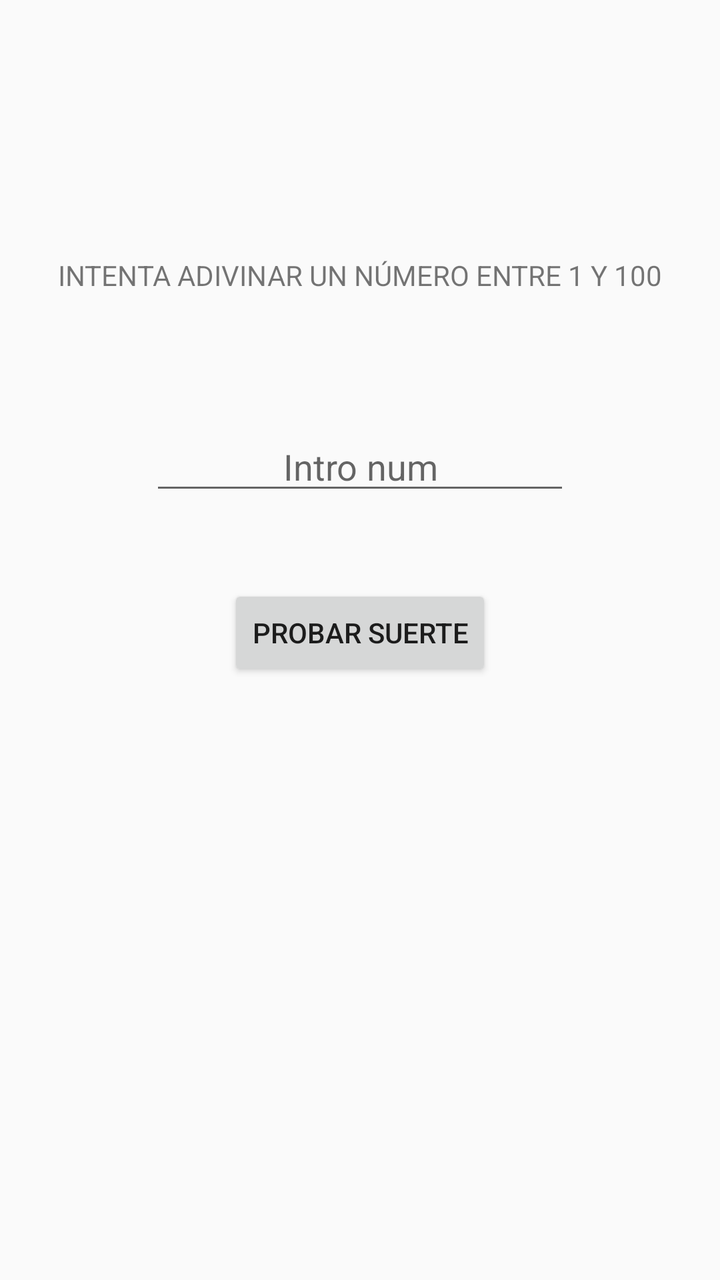
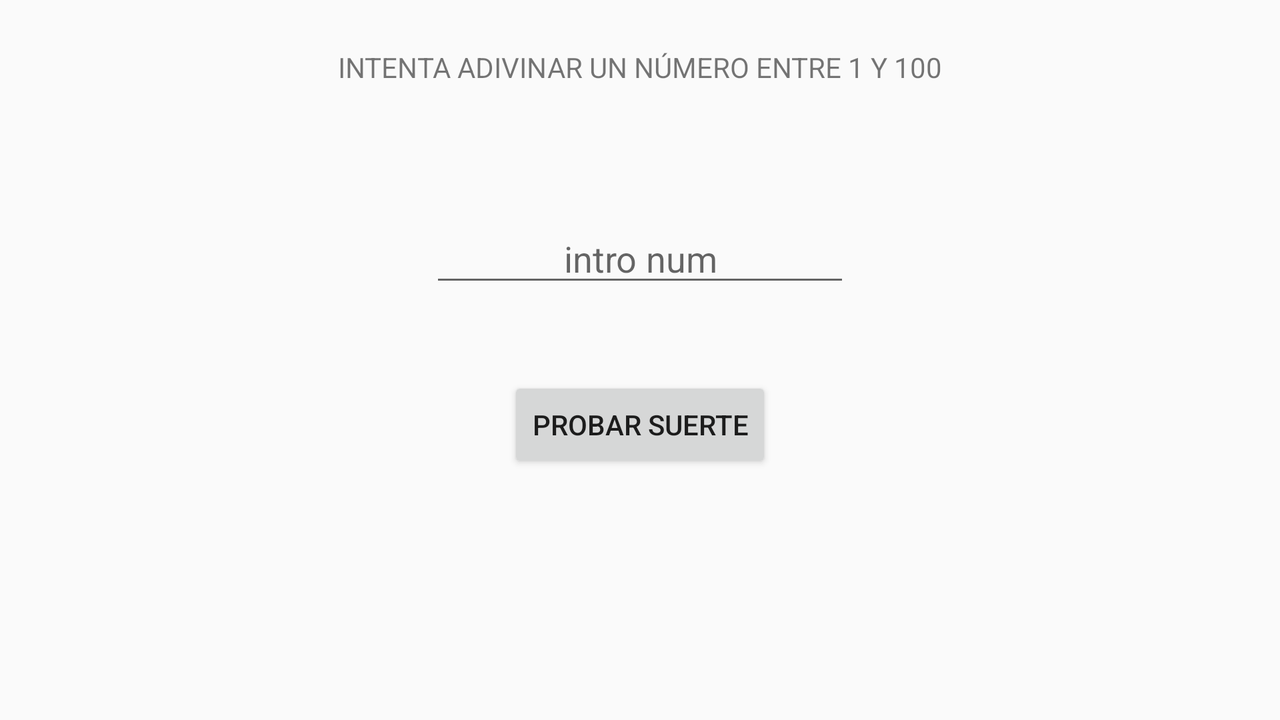

The same Android screen from two of the app's own layout files: first res/layout/ as a phone draws it, then the repository's variant for another configuration, drawn on a device whose configuration selects that folder. Both files follow.
<!-- AndroidManifest.xml: application theme Theme.KyndrylAPP -->
<!-- res/layout/activity_advina.xml -->
<?xml version="1.0" encoding="utf-8"?>
<androidx.constraintlayout.widget.ConstraintLayout xmlns:android="http://schemas.android.com/apk/res/android"
    xmlns:app="http://schemas.android.com/apk/res-auto"
    xmlns:tools="http://schemas.android.com/tools"
    android:id="@+id/main"
    android:layout_width="match_parent"
    android:layout_height="match_parent"
    tools:viewBindingIgnore="true"
    tools:context=".activity.AdivinaActivity">



    <TextView
        android:id="@+id/menesajeInicio"
        android:layout_width="wrap_content"
        android:layout_height="wrap_content"
        android:layout_marginTop="128dp"
        android:text="@string/texto_adivina"
        app:layout_constraintEnd_toEndOf="parent"
        app:layout_constraintStart_toStartOf="parent"
        app:layout_constraintTop_toTopOf="parent" />

    <EditText
        android:id="@+id/numeroUsuario"
        android:hint="@string/hint_adivina"
        android:gravity="center"
        android:layout_width="wrap_content"
        android:layout_height="wrap_content"
        android:layout_marginTop="64dp"
        android:ems="10"
        android:inputType="number"
        app:layout_constraintEnd_toEndOf="parent"
        app:layout_constraintStart_toStartOf="parent"
        app:layout_constraintTop_toBottomOf="@+id/menesajeInicio" />

    <Button
        android:id="@+id/button"
        android:layout_width="wrap_content"
        android:layout_height="wrap_content"
        android:layout_marginTop="40dp"
        android:onClick="pruebaNumero"
        android:text="@string/boton_probar"
        app:layout_constraintEnd_toEndOf="parent"
        app:layout_constraintStart_toStartOf="parent"
        app:layout_constraintTop_toBottomOf="@+id/numeroUsuario" />

    <Button
        android:id="@+id/button2"
        android:layout_width="wrap_content"
        android:layout_height="wrap_content"
        android:layout_marginTop="40dp"
        android:onClick="reiniciarPartida"
        android:text="@string/boton_reinicio"
        android:visibility="invisible"
        app:layout_constraintEnd_toEndOf="parent"
        app:layout_constraintStart_toStartOf="parent"
        app:layout_constraintTop_toBottomOf="@+id/button" />
</androidx.constraintlayout.widget.ConstraintLayout>
<!-- resources referenced by this layout -->
<resources>
  <string name="boton_probar">PROBAR SUERTE</string>
  <string name="boton_reinicio">REINICIAR</string>
  <string name="hint_adivina">Intro num</string>
  <string name="texto_adivina">INTENTA ADIVINAR UN NÚMERO ENTRE 1 Y 100</string>
  <style name="Theme.KyndrylAPP" parent="Base.Theme.KyndrylAPP" />
  <style name="Base.Theme.KyndrylAPP" parent="Theme.AppCompat.DayNight.DarkActionBar">
          
          
      </style>
</resources>
<!-- res/layout-land/activity_advina.xml (the repository's variant of the layout above) -->
<!-- drawn on the phone turned sideways -->
<?xml version="1.0" encoding="utf-8"?>
<androidx.constraintlayout.widget.ConstraintLayout xmlns:android="http://schemas.android.com/apk/res/android"
    xmlns:app="http://schemas.android.com/apk/res-auto"
    xmlns:tools="http://schemas.android.com/tools"
    android:id="@+id/main"
    android:layout_width="match_parent"
    android:layout_height="match_parent"
    tools:viewBindingIgnore="true"
    tools:context=".activity.AdivinaActivity">


    <TextView
        android:id="@+id/menesajeInicio"
        android:layout_width="wrap_content"
        android:layout_height="wrap_content"
        android:layout_marginTop="24dp"
        android:text="INTENTA ADIVINAR UN NÚMERO ENTRE 1 Y 100"
        app:layout_constraintEnd_toEndOf="parent"
        app:layout_constraintStart_toStartOf="parent"
        app:layout_constraintTop_toTopOf="parent" />

    <EditText
        android:id="@+id/numeroUsuario"
        android:hint="intro num"
        android:gravity="center"
        android:layout_width="wrap_content"
        android:layout_height="wrap_content"
        android:layout_marginTop="64dp"
        android:ems="10"
        android:inputType="number"
        app:layout_constraintEnd_toEndOf="parent"
        app:layout_constraintStart_toStartOf="parent"
        app:layout_constraintTop_toBottomOf="@+id/menesajeInicio" />

    <Button
        android:id="@+id/button"
        android:layout_width="wrap_content"
        android:layout_height="wrap_content"
        android:layout_marginTop="40dp"
        android:onClick="pruebaNumero"
        android:text="PROBAR SUERTE"
        app:layout_constraintEnd_toEndOf="parent"
        app:layout_constraintStart_toStartOf="parent"
        app:layout_constraintTop_toBottomOf="@+id/numeroUsuario" />

    <Button
        android:id="@+id/button2"
        android:layout_width="wrap_content"
        android:layout_height="wrap_content"
        android:layout_marginTop="40dp"
        android:onClick="reiniciarPartida"
        android:text="REINICIAR"
        android:visibility="invisible"
        app:layout_constraintEnd_toEndOf="parent"
        app:layout_constraintStart_toEndOf="@+id/button"
        app:layout_constraintTop_toBottomOf="@+id/numeroUsuario" />
</androidx.constraintlayout.widget.ConstraintLayout>
<!-- resources referenced by the variant -->
<!-- as the phone turned sideways resolves them -->
<resources>
  <style name="Theme.KyndrylAPP" parent="Base.Theme.KyndrylAPP" />
  <style name="Base.Theme.KyndrylAPP" parent="Theme.AppCompat.DayNight.DarkActionBar">
          
          
      </style>
</resources>
